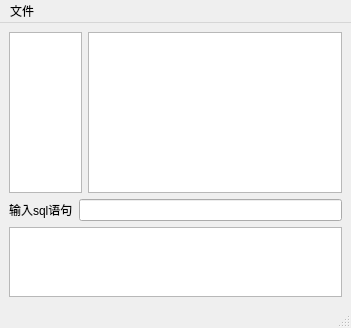
<?xml version="1.0" encoding="UTF-8"?>
<ui version="4.0">
 <class>MainWindow</class>
 <widget class="QMainWindow" name="MainWindow">
  <property name="geometry">
   <rect>
    <x>0</x>
    <y>0</y>
    <width>351</width>
    <height>328</height>
   </rect>
  </property>
  <property name="windowTitle">
   <string>SQlite可视化工具</string>
  </property>
  <widget class="QWidget" name="centralwidget">
   <layout class="QGridLayout" name="gridLayout">
    <item row="0" column="0">
     <layout class="QVBoxLayout" name="verticalLayout_2" stretch="5,2">
      <item>
       <layout class="QHBoxLayout" name="horizontalLayout" stretch="2,7">
        <item>
         <widget class="QListWidget" name="table_lw"/>
        </item>
        <item>
         <widget class="QTableView" name="data_tw"/>
        </item>
       </layout>
      </item>
      <item>
       <layout class="QVBoxLayout" name="verticalLayout">
        <item>
         <layout class="QHBoxLayout" name="horizontalLayout_2">
          <item>
           <widget class="QLabel" name="label">
            <property name="text">
             <string>输入sql语句</string>
            </property>
           </widget>
          </item>
          <item>
           <widget class="QLineEdit" name="sql_le"/>
          </item>
         </layout>
        </item>
        <item>
         <widget class="QTextEdit" name="result_te"/>
        </item>
       </layout>
      </item>
     </layout>
    </item>
   </layout>
  </widget>
  <widget class="QMenuBar" name="menubar">
   <property name="geometry">
    <rect>
     <x>0</x>
     <y>0</y>
     <width>351</width>
     <height>23</height>
    </rect>
   </property>
   <widget class="QMenu" name="menu">
    <property name="title">
     <string>文件</string>
    </property>
    <addaction name="open_db_action"/>
   </widget>
   <addaction name="menu"/>
  </widget>
  <widget class="QStatusBar" name="statusbar"/>
  <action name="open_db_action">
   <property name="text">
    <string>打开数据库</string>
   </property>
  </action>
 </widget>
 <resources/>
 <connections/>
</ui>
